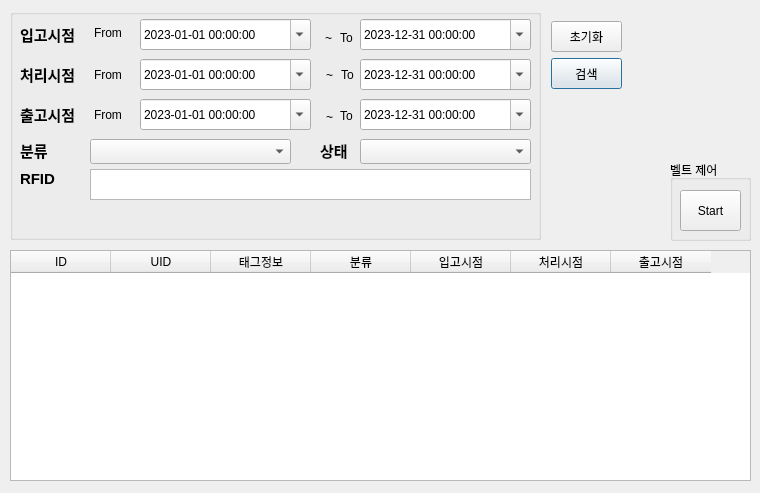
<?xml version="1.0" encoding="UTF-8"?>
<ui version="4.0">
 <class>Dialog</class>
 <widget class="QDialog" name="Dialog">
  <property name="geometry">
   <rect>
    <x>0</x>
    <y>0</y>
    <width>760</width>
    <height>493</height>
   </rect>
  </property>
  <property name="cursor">
   <cursorShape>PointingHandCursor</cursorShape>
  </property>
  <property name="windowTitle">
   <string>Dialog</string>
  </property>
  <widget class="QGroupBox" name="searchArea">
   <property name="geometry">
    <rect>
     <x>10</x>
     <y>9</y>
     <width>531</width>
     <height>231</height>
    </rect>
   </property>
   <property name="title">
    <string/>
   </property>
   <widget class="QLabel" name="waveLabel_1">
    <property name="geometry">
     <rect>
      <x>315</x>
      <y>20</y>
      <width>16</width>
      <height>17</height>
     </rect>
    </property>
    <property name="text">
     <string>~</string>
    </property>
   </widget>
   <widget class="QLabel" name="inTimeLabel">
    <property name="geometry">
     <rect>
      <x>10</x>
      <y>10</y>
      <width>56</width>
      <height>31</height>
     </rect>
    </property>
    <property name="font">
     <font>
      <pointsize>11</pointsize>
      <weight>75</weight>
      <bold>true</bold>
     </font>
    </property>
    <property name="text">
     <string>입고시점</string>
    </property>
   </widget>
   <widget class="QLabel" name="outTimeLabel">
    <property name="geometry">
     <rect>
      <x>10</x>
      <y>90</y>
      <width>56</width>
      <height>31</height>
     </rect>
    </property>
    <property name="font">
     <font>
      <pointsize>11</pointsize>
      <weight>75</weight>
      <bold>true</bold>
     </font>
    </property>
    <property name="text">
     <string>출고시점</string>
    </property>
   </widget>
   <widget class="QLabel" name="waveLabel_2">
    <property name="geometry">
     <rect>
      <x>316</x>
      <y>57</y>
      <width>16</width>
      <height>17</height>
     </rect>
    </property>
    <property name="text">
     <string>~</string>
    </property>
   </widget>
   <widget class="QLabel" name="categoryLabel">
    <property name="geometry">
     <rect>
      <x>10</x>
      <y>130</y>
      <width>51</width>
      <height>23</height>
     </rect>
    </property>
    <property name="font">
     <font>
      <pointsize>11</pointsize>
      <weight>75</weight>
      <bold>true</bold>
     </font>
    </property>
    <property name="text">
     <string>분류</string>
    </property>
   </widget>
   <widget class="QComboBox" name="categoryCombo">
    <property name="geometry">
     <rect>
      <x>80</x>
      <y>130</y>
      <width>201</width>
      <height>25</height>
     </rect>
    </property>
   </widget>
   <widget class="QTextEdit" name="rfidInput">
    <property name="geometry">
     <rect>
      <x>80</x>
      <y>160</y>
      <width>441</width>
      <height>31</height>
     </rect>
    </property>
   </widget>
   <widget class="QLabel" name="rfidLabel">
    <property name="geometry">
     <rect>
      <x>10</x>
      <y>160</y>
      <width>41</width>
      <height>20</height>
     </rect>
    </property>
    <property name="font">
     <font>
      <pointsize>11</pointsize>
      <weight>75</weight>
      <bold>true</bold>
     </font>
    </property>
    <property name="text">
     <string>RFID</string>
    </property>
   </widget>
   <widget class="QLabel" name="inTimeFromLabel">
    <property name="geometry">
     <rect>
      <x>84</x>
      <y>15</y>
      <width>36</width>
      <height>17</height>
     </rect>
    </property>
    <property name="text">
     <string>From</string>
    </property>
   </widget>
   <widget class="QLabel" name="inTimeToLabel">
    <property name="geometry">
     <rect>
      <x>330</x>
      <y>20</y>
      <width>17</width>
      <height>17</height>
     </rect>
    </property>
    <property name="text">
     <string>To</string>
    </property>
   </widget>
   <widget class="QLabel" name="updateTimeFromLabel">
    <property name="geometry">
     <rect>
      <x>84</x>
      <y>57</y>
      <width>36</width>
      <height>17</height>
     </rect>
    </property>
    <property name="text">
     <string>From</string>
    </property>
   </widget>
   <widget class="QLabel" name="updateTimeToLabel">
    <property name="geometry">
     <rect>
      <x>331</x>
      <y>57</y>
      <width>17</width>
      <height>17</height>
     </rect>
    </property>
    <property name="text">
     <string>To</string>
    </property>
   </widget>
   <widget class="QLabel" name="outTimeToLabel">
    <property name="geometry">
     <rect>
      <x>330</x>
      <y>96</y>
      <width>20</width>
      <height>21</height>
     </rect>
    </property>
    <property name="text">
     <string>To</string>
    </property>
   </widget>
   <widget class="QLabel" name="outTimeFromLabel">
    <property name="geometry">
     <rect>
      <x>84</x>
      <y>95</y>
      <width>36</width>
      <height>21</height>
     </rect>
    </property>
    <property name="text">
     <string>From</string>
    </property>
   </widget>
   <widget class="QLabel" name="updateTimeLabel">
    <property name="geometry">
     <rect>
      <x>10</x>
      <y>50</y>
      <width>56</width>
      <height>31</height>
     </rect>
    </property>
    <property name="font">
     <font>
      <pointsize>11</pointsize>
      <weight>75</weight>
      <bold>true</bold>
     </font>
    </property>
    <property name="text">
     <string>처리시점</string>
    </property>
   </widget>
   <widget class="QLabel" name="waveLabel_3">
    <property name="geometry">
     <rect>
      <x>316</x>
      <y>99</y>
      <width>16</width>
      <height>17</height>
     </rect>
    </property>
    <property name="text">
     <string>~</string>
    </property>
   </widget>
   <widget class="QLabel" name="rfidInputHelp">
    <property name="geometry">
     <rect>
      <x>80</x>
      <y>200</y>
      <width>391</width>
      <height>17</height>
     </rect>
    </property>
    <property name="text">
     <string/>
    </property>
   </widget>
   <widget class="QDateTimeEdit" name="inTimeStart">
    <property name="geometry">
     <rect>
      <x>130</x>
      <y>10</y>
      <width>171</width>
      <height>31</height>
     </rect>
    </property>
    <property name="dateTime">
     <datetime>
      <hour>0</hour>
      <minute>0</minute>
      <second>0</second>
      <year>2023</year>
      <month>1</month>
      <day>1</day>
     </datetime>
    </property>
    <property name="displayFormat">
     <string>yyyy-MM-dd hh:mm:ss</string>
    </property>
    <property name="calendarPopup">
     <bool>true</bool>
    </property>
   </widget>
   <widget class="QDateTimeEdit" name="inTimeEnd">
    <property name="geometry">
     <rect>
      <x>350</x>
      <y>10</y>
      <width>171</width>
      <height>31</height>
     </rect>
    </property>
    <property name="dateTime">
     <datetime>
      <hour>0</hour>
      <minute>0</minute>
      <second>0</second>
      <year>2023</year>
      <month>12</month>
      <day>31</day>
     </datetime>
    </property>
    <property name="displayFormat">
     <string>yyyy-MM-dd hh:mm:ss</string>
    </property>
    <property name="calendarPopup">
     <bool>true</bool>
    </property>
   </widget>
   <widget class="QDateTimeEdit" name="updateTimeStart">
    <property name="geometry">
     <rect>
      <x>130</x>
      <y>50</y>
      <width>171</width>
      <height>31</height>
     </rect>
    </property>
    <property name="dateTime">
     <datetime>
      <hour>0</hour>
      <minute>0</minute>
      <second>0</second>
      <year>2023</year>
      <month>1</month>
      <day>1</day>
     </datetime>
    </property>
    <property name="displayFormat">
     <string>yyyy-MM-dd hh:mm:ss</string>
    </property>
    <property name="calendarPopup">
     <bool>true</bool>
    </property>
   </widget>
   <widget class="QDateTimeEdit" name="outTimeStart">
    <property name="geometry">
     <rect>
      <x>130</x>
      <y>90</y>
      <width>171</width>
      <height>31</height>
     </rect>
    </property>
    <property name="dateTime">
     <datetime>
      <hour>0</hour>
      <minute>0</minute>
      <second>0</second>
      <year>2023</year>
      <month>1</month>
      <day>1</day>
     </datetime>
    </property>
    <property name="displayFormat">
     <string>yyyy-MM-dd hh:mm:ss</string>
    </property>
    <property name="calendarPopup">
     <bool>true</bool>
    </property>
   </widget>
   <widget class="QDateTimeEdit" name="updateTimeEnd">
    <property name="geometry">
     <rect>
      <x>350</x>
      <y>50</y>
      <width>171</width>
      <height>31</height>
     </rect>
    </property>
    <property name="dateTime">
     <datetime>
      <hour>0</hour>
      <minute>0</minute>
      <second>0</second>
      <year>2023</year>
      <month>12</month>
      <day>31</day>
     </datetime>
    </property>
    <property name="displayFormat">
     <string>yyyy-MM-dd hh:mm:ss</string>
    </property>
    <property name="calendarPopup">
     <bool>true</bool>
    </property>
   </widget>
   <widget class="QDateTimeEdit" name="outTimeEnd">
    <property name="geometry">
     <rect>
      <x>350</x>
      <y>90</y>
      <width>171</width>
      <height>31</height>
     </rect>
    </property>
    <property name="dateTime">
     <datetime>
      <hour>0</hour>
      <minute>0</minute>
      <second>0</second>
      <year>2023</year>
      <month>12</month>
      <day>31</day>
     </datetime>
    </property>
    <property name="displayFormat">
     <string>yyyy-MM-dd hh:mm:ss</string>
    </property>
    <property name="calendarPopup">
     <bool>true</bool>
    </property>
   </widget>
   <widget class="QLabel" name="statusLabel">
    <property name="geometry">
     <rect>
      <x>310</x>
      <y>130</y>
      <width>41</width>
      <height>23</height>
     </rect>
    </property>
    <property name="font">
     <font>
      <pointsize>11</pointsize>
      <weight>75</weight>
      <bold>true</bold>
     </font>
    </property>
    <property name="text">
     <string>상태</string>
    </property>
   </widget>
   <widget class="QComboBox" name="statusCombo">
    <property name="geometry">
     <rect>
      <x>350</x>
      <y>130</y>
      <width>171</width>
      <height>25</height>
     </rect>
    </property>
   </widget>
  </widget>
  <widget class="QPushButton" name="btnSearch">
   <property name="geometry">
    <rect>
     <x>551</x>
     <y>58</y>
     <width>71</width>
     <height>31</height>
    </rect>
   </property>
   <property name="cursor">
    <cursorShape>PointingHandCursor</cursorShape>
   </property>
   <property name="text">
    <string>검색</string>
   </property>
  </widget>
  <widget class="QTableWidget" name="table">
   <property name="geometry">
    <rect>
     <x>10</x>
     <y>250</y>
     <width>741</width>
     <height>231</height>
    </rect>
   </property>
   <attribute name="horizontalHeaderVisible">
    <bool>true</bool>
   </attribute>
   <attribute name="verticalHeaderVisible">
    <bool>false</bool>
   </attribute>
   <column>
    <property name="text">
     <string>ID</string>
    </property>
   </column>
   <column>
    <property name="text">
     <string>UID</string>
    </property>
   </column>
   <column>
    <property name="text">
     <string>태그정보</string>
    </property>
   </column>
   <column>
    <property name="text">
     <string>분류</string>
    </property>
   </column>
   <column>
    <property name="text">
     <string>입고시점</string>
    </property>
   </column>
   <column>
    <property name="text">
     <string>처리시점</string>
    </property>
   </column>
   <column>
    <property name="text">
     <string>출고시점</string>
    </property>
   </column>
  </widget>
  <widget class="QGroupBox" name="controlArea">
   <property name="geometry">
    <rect>
     <x>670</x>
     <y>160</y>
     <width>81</width>
     <height>81</height>
    </rect>
   </property>
   <property name="title">
    <string>벨트 제어</string>
   </property>
   <widget class="QPushButton" name="btnStart">
    <property name="geometry">
     <rect>
      <x>10</x>
      <y>30</y>
      <width>61</width>
      <height>41</height>
     </rect>
    </property>
    <property name="cursor">
     <cursorShape>PointingHandCursor</cursorShape>
    </property>
    <property name="text">
     <string>Start</string>
    </property>
   </widget>
  </widget>
  <widget class="QPushButton" name="btnFilterReset">
   <property name="geometry">
    <rect>
     <x>551</x>
     <y>21</y>
     <width>71</width>
     <height>31</height>
    </rect>
   </property>
   <property name="cursor">
    <cursorShape>PointingHandCursor</cursorShape>
   </property>
   <property name="text">
    <string>초기화</string>
   </property>
  </widget>
 </widget>
 <resources/>
 <connections/>
</ui>
